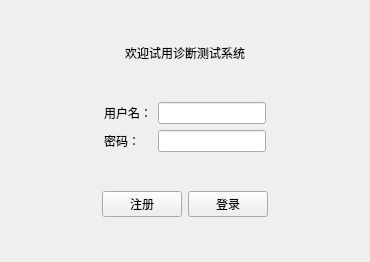
<?xml version="1.0" encoding="UTF-8"?>
<ui version="4.0">
 <class>LoginView</class>
 <widget class="QWidget" name="LoginView">
  <property name="geometry">
   <rect>
    <x>0</x>
    <y>0</y>
    <width>370</width>
    <height>262</height>
   </rect>
  </property>
  <property name="windowTitle">
   <string>登录</string>
  </property>
  <layout class="QVBoxLayout" name="verticalLayout">
   <item>
    <spacer name="verticalSpacer">
     <property name="orientation">
      <enum>Qt::Orientation::Vertical</enum>
     </property>
     <property name="sizeHint" stdset="0">
      <size>
       <width>20</width>
       <height>33</height>
      </size>
     </property>
    </spacer>
   </item>
   <item>
    <widget class="QLabel" name="label">
     <property name="text">
      <string>欢迎试用诊断测试系统</string>
     </property>
     <property name="alignment">
      <set>Qt::AlignmentFlag::AlignCenter</set>
     </property>
    </widget>
   </item>
   <item>
    <spacer name="verticalSpacer_2">
     <property name="orientation">
      <enum>Qt::Orientation::Vertical</enum>
     </property>
     <property name="sizeHint" stdset="0">
      <size>
       <width>20</width>
       <height>34</height>
      </size>
     </property>
    </spacer>
   </item>
   <item>
    <layout class="QHBoxLayout" name="horizontalLayout_2">
     <item>
      <spacer name="horizontalSpacer">
       <property name="orientation">
        <enum>Qt::Orientation::Horizontal</enum>
       </property>
       <property name="sizeHint" stdset="0">
        <size>
         <width>40</width>
         <height>20</height>
        </size>
       </property>
      </spacer>
     </item>
     <item>
      <layout class="QFormLayout" name="formLayout">
       <item row="0" column="0">
        <widget class="QLabel" name="labelName">
         <property name="text">
          <string>用户名：</string>
         </property>
        </widget>
       </item>
       <item row="0" column="1">
        <widget class="QLineEdit" name="inputName"/>
       </item>
       <item row="1" column="0">
        <widget class="QLabel" name="label_3">
         <property name="text">
          <string>密码：</string>
         </property>
        </widget>
       </item>
       <item row="1" column="1">
        <widget class="QLineEdit" name="inputPassword">
         <property name="echoMode">
          <enum>QLineEdit::EchoMode::Password</enum>
         </property>
        </widget>
       </item>
      </layout>
     </item>
     <item>
      <spacer name="horizontalSpacer_2">
       <property name="orientation">
        <enum>Qt::Orientation::Horizontal</enum>
       </property>
       <property name="sizeHint" stdset="0">
        <size>
         <width>40</width>
         <height>20</height>
        </size>
       </property>
      </spacer>
     </item>
    </layout>
   </item>
   <item>
    <spacer name="verticalSpacer_3">
     <property name="orientation">
      <enum>Qt::Orientation::Vertical</enum>
     </property>
     <property name="sizeHint" stdset="0">
      <size>
       <width>20</width>
       <height>33</height>
      </size>
     </property>
    </spacer>
   </item>
   <item>
    <layout class="QHBoxLayout" name="horizontalLayout_3">
     <item>
      <spacer name="horizontalSpacer_3">
       <property name="orientation">
        <enum>Qt::Orientation::Horizontal</enum>
       </property>
       <property name="sizeHint" stdset="0">
        <size>
         <width>40</width>
         <height>20</height>
        </size>
       </property>
      </spacer>
     </item>
     <item>
      <layout class="QHBoxLayout" name="horizontalLayout">
       <item>
        <widget class="QPushButton" name="btSignup">
         <property name="text">
          <string>注册</string>
         </property>
        </widget>
       </item>
       <item>
        <widget class="QPushButton" name="btSignin">
         <property name="text">
          <string>登录</string>
         </property>
        </widget>
       </item>
      </layout>
     </item>
     <item>
      <spacer name="horizontalSpacer_4">
       <property name="orientation">
        <enum>Qt::Orientation::Horizontal</enum>
       </property>
       <property name="sizeHint" stdset="0">
        <size>
         <width>40</width>
         <height>20</height>
        </size>
       </property>
      </spacer>
     </item>
    </layout>
   </item>
   <item>
    <spacer name="verticalSpacer_4">
     <property name="orientation">
      <enum>Qt::Orientation::Vertical</enum>
     </property>
     <property name="sizeHint" stdset="0">
      <size>
       <width>20</width>
       <height>34</height>
      </size>
     </property>
    </spacer>
   </item>
  </layout>
 </widget>
 <resources/>
 <connections/>
</ui>
